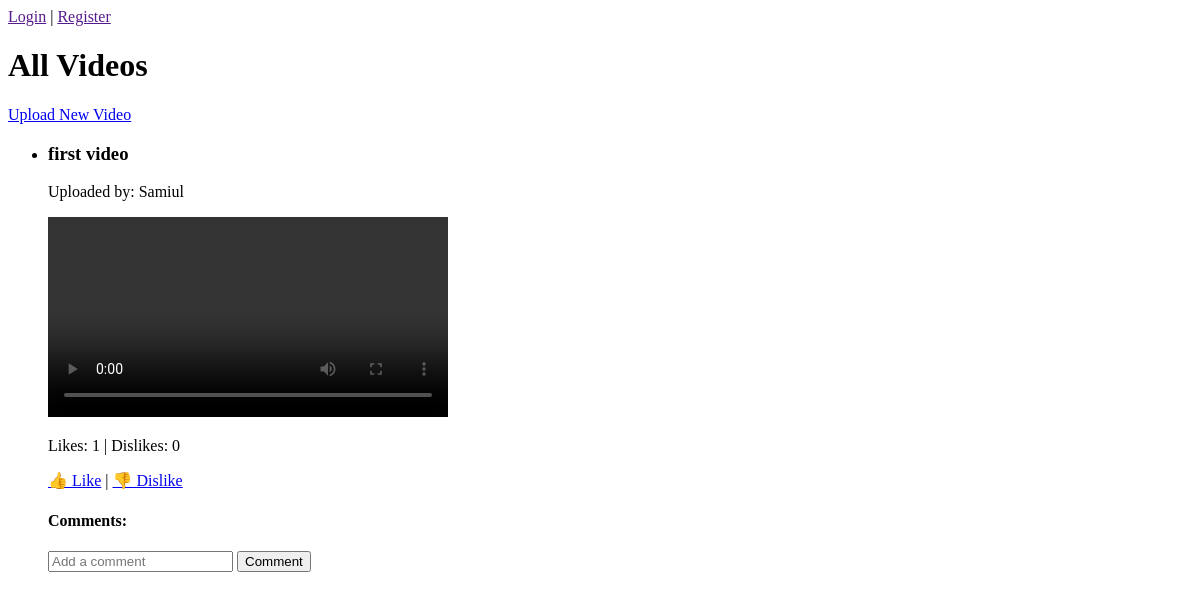
Page /videos/ on the earlier database version.
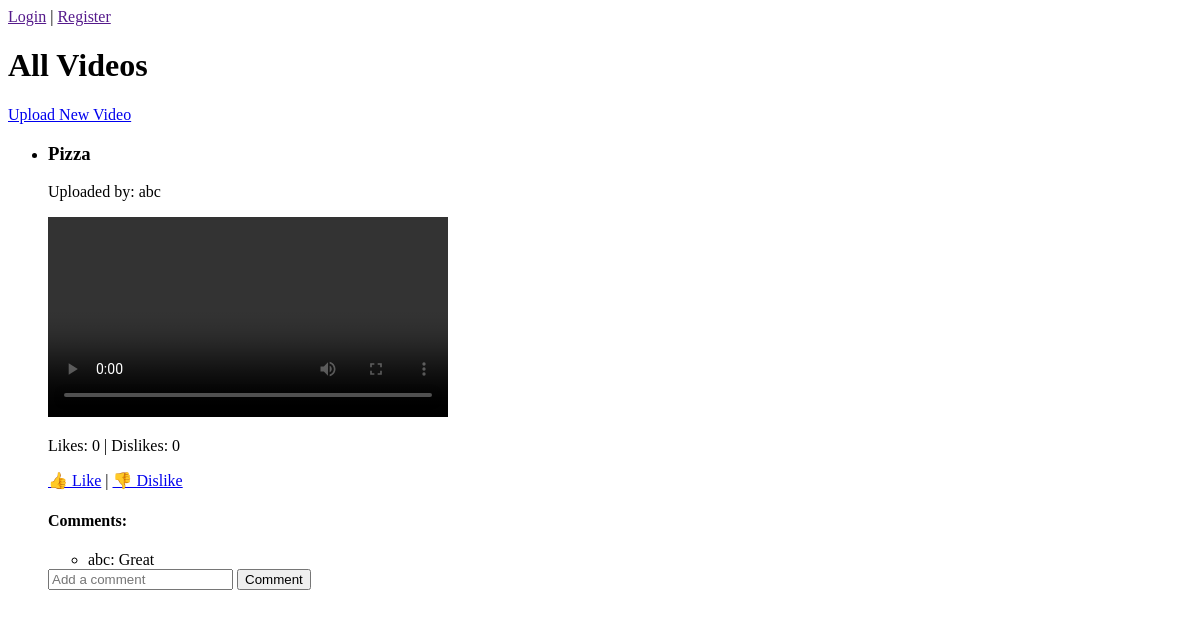
Same page on the later database version.
### videos/models.py (models this page shows, shortened)
class Video(models.Model):
    title = models.CharField(max_length=255)
    description = models.TextField()
    video_file = models.FileField(upload_to='videos/')
    thamnail = models.ImageField(upload_to='videos/thamnail/')
    uploaded_by = models.ForeignKey(MyUser, on_delete=models.CASCADE)
    uploaded_at = models.DateTimeField(auto_now_add=True)
    likes = models.ManyToManyField(MyUser, related_name='liked_videos', blank=True)
    dislikes = models.ManyToManyField(MyUser, related_name='disliked_videos', blank=True)
    def total_likes(self):
        return self.likes.count()
    def total_dislikes(self):
        return self.dislikes.count()

class VideoComment(models.Model):
    video = models.ForeignKey(Video, on_delete=models.CASCADE, related_name='comments')
    user = models.ForeignKey(MyUser, on_delete=models.CASCADE)
    text = models.TextField()
    created_at = models.DateTimeField(auto_now_add=True)

### users/models.py (models this page shows, shortened)
class MyUser(AbstractUser):
    profile_picture = models.ImageField(upload_to='profile_pics/', blank=True, null=True)
    UserId = models.CharField(max_length=150, unique=True, blank=True, null=True)

### videos/views.py (the view)
# urls.py: path('', views.video_list, name='video_list'),
def video_list(request):
    videos = Video.objects.all()
    return render(request, 'video_list.html', {'videos': videos})

### videos/templates/video_list.html (shortened to what this page needs)
{% extends "base.html" %}
{% block content %}
<h1>All Videos</h1>
<a href="{% url 'upload_video' %}">Upload New Video</a>
<ul>
    {% for video in videos %}
        <li>
            <h3>{{ video.title }}</h3>
            <p>Uploaded by: {{ video.uploaded_by }}</p>
            <video width="400" controls>
                <source src="{{ video.video_file.url }}" type="video/mp4">
            </video>
            <p>Likes: {{ video.total_likes }} | Dislikes: {{ video.total_dislikes }}</p>
            <a href="{% url 'like_video' video.id %}">👍 Like</a> |
            <a href="{% url 'dislike_video' video.id %}">👎 Dislike</a>
            <h4>Comments:</h4>
            <ul>
                {% for comment in video.comments.all %}
                    <li>{{ comment.user.username }}: {{ comment.text }}</li>
                {% endfor %}
            </ul>
            <form method="post" action="{% url 'add_video_comment' video.id %}">
                <input type="text" name="text" placeholder="Add a comment" required>
                <button type="submit">Comment</button>
            </form>
        </li>
    {% endfor %}
</ul>
{% endblock %}

### templates/base.html (shortened to what this page needs)
<!DOCTYPE html>
<html lang="en">
<head>
</head>
<body>
    <nav>
        {% if user.is_authenticated %}
            <a href="">Edit Profile</a> |
            <a href="">Logout</a>
        {% else %}
            <a href="">Login</a> |
            <a href="">Register</a>
        {% endif %}
    </nav>
    {% block content %}
    {% endblock %}
</body>
</html>

Differences in the rows shown:
removed Video: title "first video", uploaded_by "Samiul", total_likes "1", total_dislikes "0"
added Video: title "Pizza", uploaded_by "abc", total_likes "0", total_dislikes "0"
added VideoComment: user.username "abc", text "Great"
